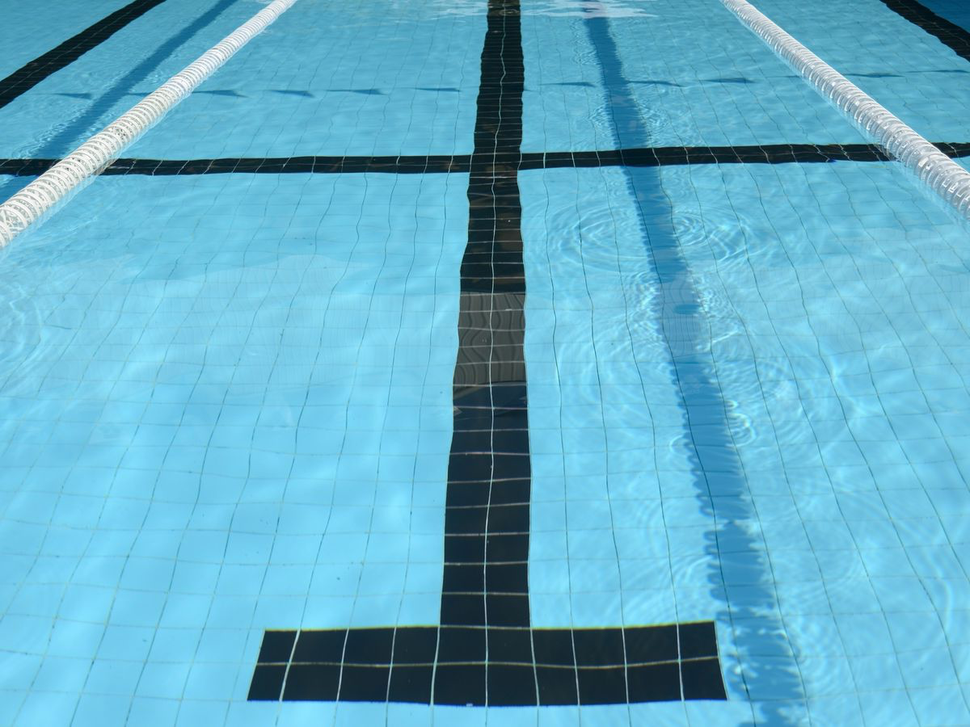
#> input picture 2024_vision/pool_test.png, 970 x 727 px, shrunk from 1200 x 900 before the run
$ python draw_lines.py
#> lines starting #> are read from the running program, lines starting #| are printed output that depends on the picture; after the words box and inside, x2 and y2 are one past the last pixel; in counts of white or black regions, pixels touching at a corner belong together
#> further down, src is the input picture: shape (727, 970, 3); mean B, G, R 199.6, 173.8, 98.9
# import opencv library
import cv2
import json
import numpy as np

'''

'''


class LineDetect:
    def __int__(self):
        pass

    @staticmethod
    def detect(self, frame):
        # convert to greyscale
        img_grey = cv2.cvtColor(frame, cv2.COLOR_BGR2GRAY)
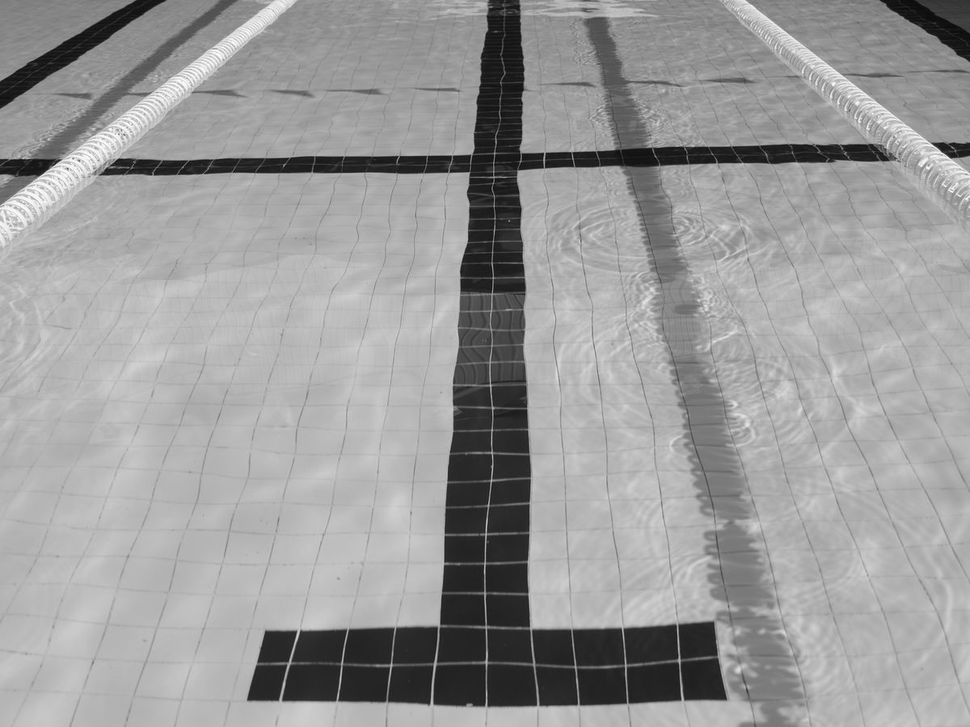
#> img_grey: shape (727, 970); min 8, max 255, mean 154.4
        img_blur = cv2.GaussianBlur(img_grey, (3, 3), 0)
        # apply Otsu thresholding to highlight black as white
        ret, thresh1 = cv2.threshold(img_blur,81, 255, cv2.THRESH_BINARY_INV)
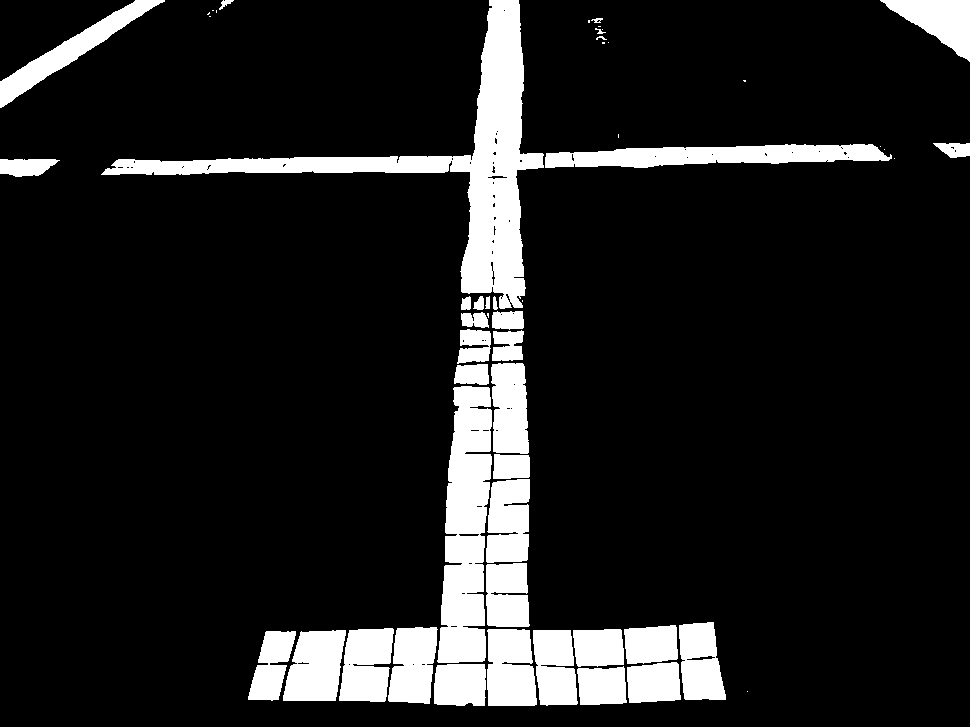
#> thresh1: shape (727, 970); 12.4% white; 53 white regions (17 under 20 px), largest, box (x1, y1, x2, y2) and area: (101, 0, 544, 309) 19681, (437, 386, 492, 663) 10958, (545, 144, 892, 168) 5623
        # apply Canny for edge detection

        edges = cv2.Canny(thresh1,50,150,apertureSize = 7)
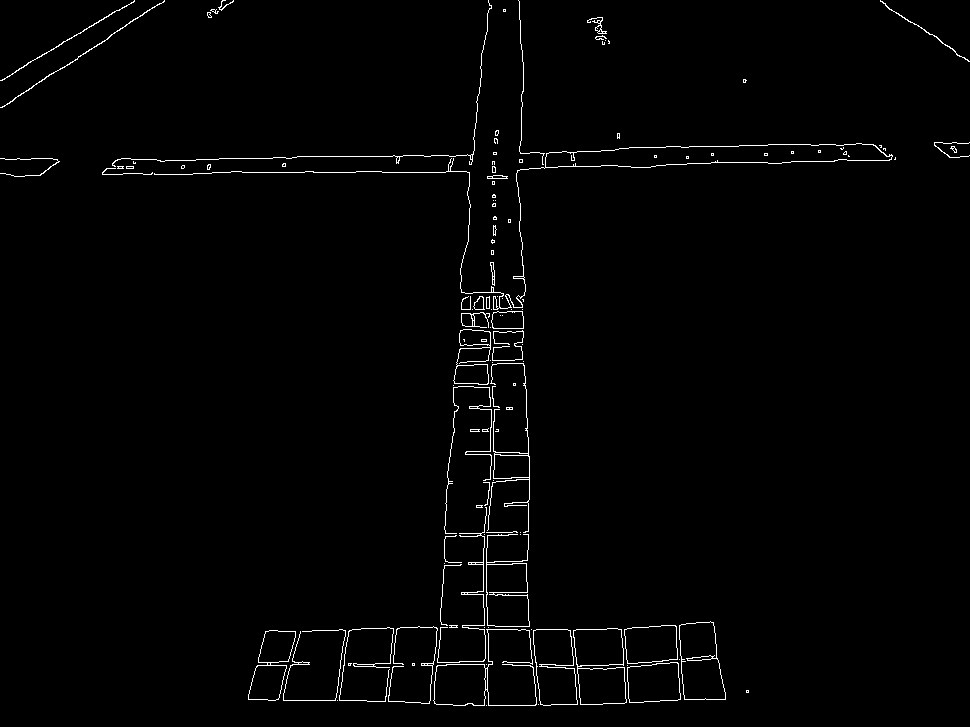
#> edges: shape (727, 970); 1.4% white in thin lines or dots

        #apply hough line transformation
        lines = cv2.HoughLinesP(edges,1,np.pi/60,100,minLineLength=100,maxLineGap=200)
#> lines = 19 rows, first 6: [43, 172, 517, 172], [297, 156, 968, 156], [257, 665, 719, 665], [267, 664, 719, 664], [493, 705, 493, 152], [339, 629, 714, 629]

        #sort 3d array of lines ( very slow ): )
        lines = [x.tolist() for x in lines]
#> lines = 19 items
        sorted_lines = sorted(lines, key=lambda x: x[0][1])
#> sorted_lines = 19 items

        for index, line in enumerate(sorted_lines):
            print(index,line)
            if index == len(sorted_lines)-1:
                break;

            refx1,refx2,refy1,refy2 = line[0]

            cv2.line(frame, (refx1, refy2), (refx2, refy2), (0, 0, 255), 4)


            x1 = sorted_lines[index][0][0]
            x2 = sorted_lines[index+1][0][2]
            y1 = sorted_lines[index][0][1]
            y2 = sorted_lines[index+1][0][3]


            if abs(y1 - y2) < 10:
                cv2.line(frame, (x1, y1), (x2, y2), (255, 0, 0), 4)
            if abs(x1 - x2) < 10:
                cv2.line(frame, (x1, y1), (x2, y2), (0, 255, 0), 4)
#> this loop made 19 passes
#> (refx1, refx2, refy1, refy2, x1, x2, y1, y2) on passes 1 to 12: (476, 101, 539, 699, 476, 164, 101, 0), (0, 107, 164, 0, 0, 968, 107, 156), (297, 156, 968, 156, 297, 688, 156, 158), (0, 158, 688, 158, 0, 574, 158, 159), (5, 159, 574, 159, 5, 889, 159, 160), (57, 160, 889, 160, 57, 517, 160, 172), (43, 172, 517, 172, 43, 542, 172, 704), (519, 276, 542, 704, 519, 714, 276, 629), (339, 629, 714, 629, 339, 718, 629, 662), (258, 662, 718, 662, 258, 719, 662, 664), (267, 664, 719, 664, 267, 719, 664, 665), (257, 665, 719, 665, 257, 487, 665, 13)
#> line on pass 19: [[483, 705, 483, 292]]
#| 0 [[476, 101, 539, 699]]
#| 1 [[0, 107, 164, 0]]
#| 2 [[297, 156, 968, 156]]
#| 3 [[0, 158, 688, 158]]
#| 4 [[5, 159, 574, 159]]
#| 5 [[57, 160, 889, 160]]
#| 6 [[43, 172, 517, 172]]
#| 7 [[519, 276, 542, 704]]
#> (further printed lines are left out)
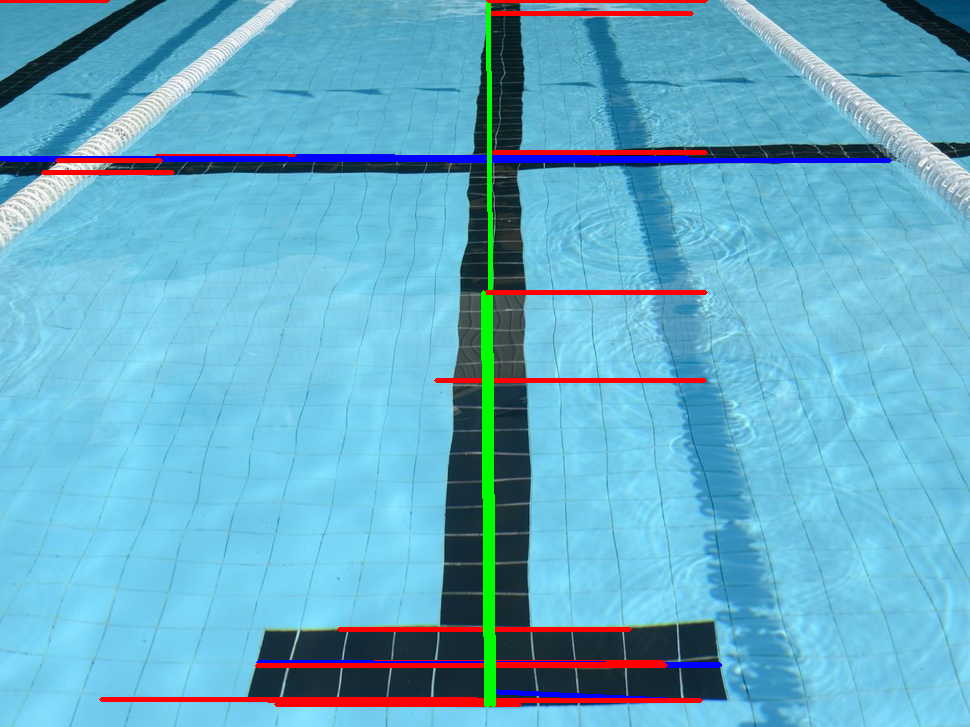
#> frame: shape (727, 970, 3); 4.01% of pixels changed, all inside (x1, y1, x2, y2) = (0, 0, 892, 708)

        cv2.imshow('test', frame)
        cv2.waitKey(0)


src = cv2.imread("pool_test.png", cv2.IMREAD_COLOR)
obj1 = LineDetect()
obj1.detect(obj1, src)
